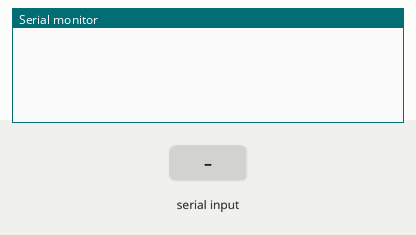
This sketch was run on a simulated Arduino Uno, built with avr-gcc and run on an emulated ATmega328P. On the bench: the last lines printed to the serial monitor. The test bench sets the inputs (shaded band).

Above: at 1.2 s.
1.3 s: "90,45,200\n" received over Serial
At 4.2 s:
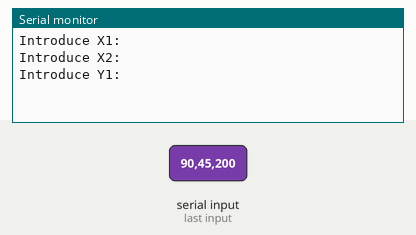
4.3 s: "30,150,10\n" received over Serial
At 6.9 s:
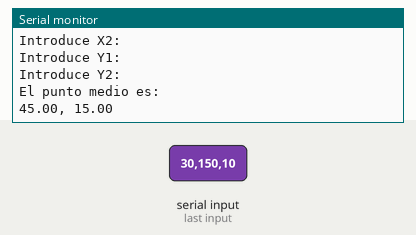

The sketch:

Tarea_20_punto_medio.ino
```cpp
//Variables
int x1, x2; //punto X1 y X2
int y1, y2; //punto Y1 y Y2
float PMX, PMY; //punto medio X y Y

void setup() {
  // put your setup code here, to run once:
  Serial.begin(9600);
  PMX=0;
  PMY=0;
}

void loop() {
  // put your main code here, to run repeatedly:
if (Serial.available ()>0){
  Serial.print("Introduce X1: ");
  x1 = Serial.readString().toInt();
  Serial.println();
  Serial.print("Introduce X2: ");
  x2 = Serial.readString().toInt();
  Serial.println();
  Serial.print("Introduce Y1: ");
  y1 = Serial.readString().toInt();
  Serial.println();
  Serial.print("Introduce Y2: ");
  y2 = Serial.readString().toInt();
  Serial.println();
  PMX=(x1+x2)/2;
  PMY=(y1+y2)/2;

  Serial.println("El punto medio es: ");
  Serial.print(PMX);Serial.print(", ");Serial.print(PMY);
}
delay(1000);
}
```

Measured:
- after the input at 1.3 s, the serial monitor: prints a new line after 0.70 s (image 1)
- after the input at 4.3 s, the serial monitor: prints a new line after 2.0 s (image 2)
